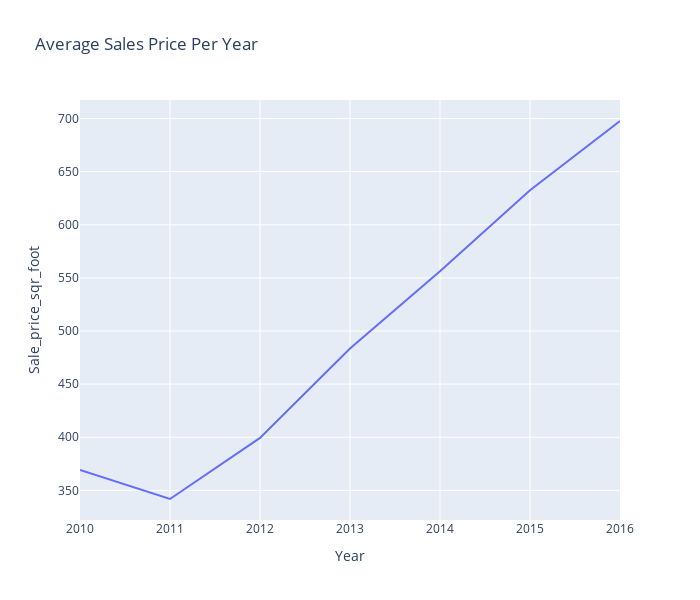

The code cell stored with this chart in its notebook:
### Code cell
#average_sales_price()

### Figure 1 — Plotly figure (JSON) as saved in the notebook; plotly's stock layout.template omitted (floating-point values rounded to 4 significant figures)
{"data": [{"hovertemplate": "Year=%{x}<br>Sale_price_sqr_foot=%{y}<extra></extra>", "legendgroup": "", "line": {"color": "#636efa", "dash": "solid"}, "marker": {"symbol": "circle"}, "mode": "lines", "name": "", "orientation": "v", "showlegend": false, "type": "scatter", "x": [2010, 2011, 2012, 2013, 2014, 2015, 2016], "xaxis": "x", "y": [369.3, 341.9, 399.4, 483.6, 556.3, 632.5, 697.6], "yaxis": "y"}], "layout": {"height": 600, "legend": {"tracegroupgap": 0}, "title": {"text": "Average Sales Price Per Year"}, "width": 700, "xaxis": {"anchor": "y", "autorange": true, "domain": [0, 1], "range": [2010, 2016], "title": {"text": "Year"}, "type": "linear"}, "yaxis": {"anchor": "x", "autorange": true, "domain": [0, 1], "range": [322.1, 717.4], "title": {"text": "Sale_price_sqr_foot"}, "type": "linear"}}}
